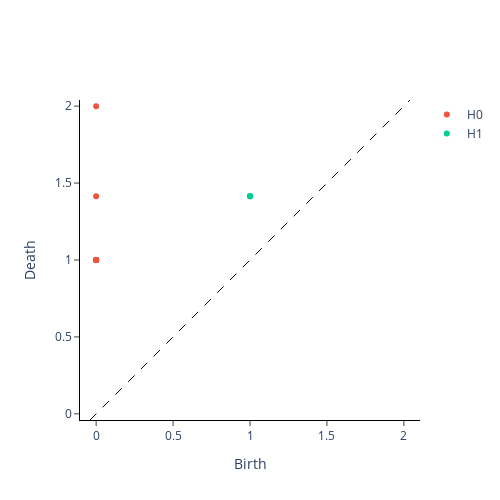

Here is the notebook cell this chart was saved with:
### Markdown cell above
## Example persistence plot

### Code cell
embedder_nonperiodic = SingleTakensEmbedding(
    parameters_type = "fixed",
    time_delay = 7,
    dimension = 2
)

y_nonperiodic_embedded = embedder_nonperiodic.fit_transform(x)
y_nonperiodic_embedded = y_nonperiodic_embedded[None, :, :]

nonperiodic_persistence = VietorisRipsPersistence(
    homology_dimensions = [0, 1]
)
nonperiodic_persistence.fit_transform_plot(y_nonperiodic_embedded)

### Figure 1 — Plotly figure (JSON) as saved in the notebook; plotly's stock layout.template omitted (floating-point values rounded to 4 significant figures)
{"data": [{"hoverinfo": "none", "line": {"color": "black", "dash": "dash", "width": 1}, "mode": "lines", "showlegend": false, "type": "scatter", "x": [-0.04, 2.04], "y": [-0.04, 2.04]}, {"hoverinfo": "text", "hovertext": ["(0.0, 1.0), multiplicity: 9", "(0.0, 1.0), multiplicity: 9", "(0.0, 1.0), multiplicity: 9", "(0.0, 1.0), multiplicity: 9", "(0.0, 1.0), multiplicity: 9", "(0.0, 1.0), multiplicity: 9", "(0.0, 1.0), multiplicity: 9", "(0.0, 1.0), multiplicity: 9", "(0.0, 1.0), multiplicity: 9", "(0.0, 1.4142135381698608)", "(0.0, 2.0)"], "mode": "markers", "name": "H0", "type": "scatter", "x": [0, 0, 0, 0, 0, 0, 0, 0, 0, 0, 0], "y": [1, 1, 1, 1, 1, 1, 1, 1, 1, 1.414, 2]}, {"hoverinfo": "text", "hovertext": ["(1.0, 1.4142135381698608), multiplicity: 3", "(1.0, 1.4142135381698608), multiplicity: 3", "(1.0, 1.4142135381698608), multiplicity: 3"], "mode": "markers", "name": "H1", "type": "scatter", "x": [1, 1, 1], "y": [1.414, 1.414, 1.414]}], "layout": {"height": 500, "plot_bgcolor": "white", "width": 500, "xaxis": {"autorange": false, "exponentformat": "e", "linecolor": "black", "linewidth": 1, "mirror": false, "range": [-0.04, 2.04], "showexponent": "all", "showline": true, "side": "bottom", "ticks": "outside", "title": {"text": "Birth"}, "type": "linear", "zeroline": true}, "yaxis": {"autorange": false, "exponentformat": "e", "linecolor": "black", "linewidth": 1, "mirror": false, "range": [-0.04, 2.04], "scaleanchor": "x", "scaleratio": 1, "showexponent": "all", "showline": true, "side": "left", "ticks": "outside", "title": {"text": "Death"}, "type": "linear", "zeroline": true}}}
